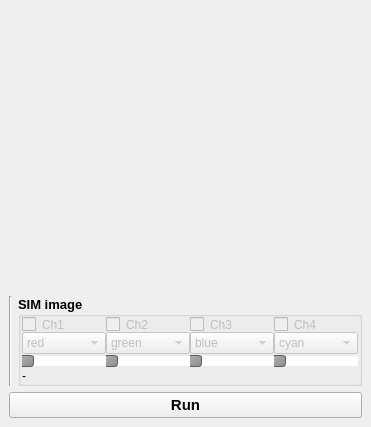
  <widget class="QDockWidget" name="dockWidget">
   <property name="enabled">
    <bool>true</bool>
   </property>
   <property name="sizePolicy">
    <sizepolicy hsizetype="Preferred" vsizetype="Preferred">
     <horstretch>0</horstretch>
     <verstretch>0</verstretch>
    </sizepolicy>
   </property>
   <property name="font">
    <font>
     <pointsize>11</pointsize>
     <weight>75</weight>
     <bold>true</bold>
     <strikeout>false</strikeout>
    </font>
   </property>
   <property name="floating">
    <bool>false</bool>
   </property>
   <property name="features">
    <set>QDockWidget::DockWidgetFloatable|QDockWidget::DockWidgetMovable</set>
   </property>
   <property name="allowedAreas">
    <set>Qt::BottomDockWidgetArea</set>
   </property>
   <property name="windowTitle">
    <string>2D Widget</string>
   </property>
   <attribute name="dockWidgetArea">
    <number>8</number>
   </attribute>
   <widget class="QWidget" name="dockWidgetContents">
    <property name="sizePolicy">
     <sizepolicy hsizetype="Preferred" vsizetype="Expanding">
      <horstretch>0</horstretch>
      <verstretch>0</verstretch>
     </sizepolicy>
    </property>
    <property name="minimumSize">
     <size>
      <width>0</width>
      <height>427</height>
     </size>
    </property>
    <layout class="QVBoxLayout" name="verticalLayout_11">
     <item>
      <widget class="QWidget" name="viewer_container" native="true">
       <property name="sizePolicy">
        <sizepolicy hsizetype="Expanding" vsizetype="Expanding">
         <horstretch>0</horstretch>
         <verstretch>0</verstretch>
        </sizepolicy>
       </property>
       <layout class="QVBoxLayout" name="verticalLayout_13">
        <property name="leftMargin">
         <number>0</number>
        </property>
        <property name="topMargin">
         <number>0</number>
        </property>
        <property name="rightMargin">
         <number>0</number>
        </property>
        <property name="bottomMargin">
         <number>0</number>
        </property>
        <item>
         <layout class="QVBoxLayout" name="viewer_container_layout">
          <property name="spacing">
           <number>6</number>
          </property>
         </layout>
        </item>
       </layout>
      </widget>
     </item>
     <item>
      <widget class="QWidget" name="widget_6" native="true">
       <layout class="QHBoxLayout" name="horizontalLayout_8">
        <property name="spacing">
         <number>6</number>
        </property>
        <property name="leftMargin">
         <number>0</number>
        </property>
        <property name="topMargin">
         <number>0</number>
        </property>
        <property name="rightMargin">
         <number>0</number>
        </property>
        <property name="bottomMargin">
         <number>0</number>
        </property>
        <item>
         <widget class="Line" name="line_3">
          <property name="orientation">
           <enum>Qt::Vertical</enum>
          </property>
         </widget>
        </item>
        <item>
         <widget class="QGroupBox" name="groupBox_confocal_bottom_controls">
          <property name="font">
           <font>
            <pointsize>10</pointsize>
            <weight>75</weight>
            <bold>true</bold>
           </font>
          </property>
          <property name="styleSheet">
           <string notr="true">border-color: qlineargradient(spread:pad, x1:0, y1:0, x2:1, y2:0, stop:0 rgba(0, 0, 0, 255), stop:1 rgba(255, 255, 255, 255));</string>
          </property>
          <property name="title">
           <string>SIM image</string>
          </property>
          <property name="flat">
           <bool>true</bool>
          </property>
          <layout class="QVBoxLayout" name="verticalLayout_15">
           <property name="spacing">
            <number>0</number>
           </property>
           <property name="leftMargin">
            <number>1</number>
           </property>
           <property name="topMargin">
            <number>0</number>
           </property>
           <property name="rightMargin">
            <number>1</number>
           </property>
           <property name="bottomMargin">
            <number>0</number>
           </property>
           <item>
            <widget class="QWidget" name="widget_4" native="true">
             <property name="styleSheet">
              <string notr="true">QSlider::groove:horizontal {
                    border: 1px solid #999999;
                    height: 8px; /* the groove expands to the size of the slider by default. by giving it a height, it has a fixed size */
                    width: 100px;
                    background: qlineargradient(x1:0, y1:0, x2:0, y2:1, stop:0 #B1B1B1, stop:1 #c4c4c4);
                }
QSlider::handle::horizontal:disabled{
	background: #0033cc;
}


QSlider::handle:horizontal {
	background: qlineargradient(x1:0, y1:0, x2:1, y2:1, stop:0 #b4b4b4,stop:1 #8f8f8f);
	border: 1px solid #5c5c5c;
	width: 18px;
	margin: -2px 0; /* handle is placed by default on the contents rect of the groove. Expand outside the groove */
	border-radius: 3px;}
QSlider::handle:horizontal:pressed {
	background: #0033cc;
}

QSlider::add-page:horizontal {
	background: white;
                }
</string>
             </property>
             <layout class="QGridLayout" name="gridLayout_3">
              <property name="leftMargin">
               <number>0</number>
              </property>
              <property name="topMargin">
               <number>0</number>
              </property>
              <property name="rightMargin">
               <number>0</number>
              </property>
              <property name="bottomMargin">
               <number>0</number>
              </property>
              <property name="spacing">
               <number>0</number>
              </property>
              <item row="1" column="3">
               <widget class="QComboBox" name="comboBox_channel3_color">
                <property name="enabled">
                 <bool>false</bool>
                </property>
                <property name="editable">
                 <bool>false</bool>
                </property>
                <property name="currentIndex">
                 <number>3</number>
                </property>
                <item>
                 <property name="text">
                  <string>red</string>
                 </property>
                 <property name="icon">
                  <iconset>
                   <normaloff>:/icon/icons/square-rounded-32-r.png</normaloff>:/icon/icons/square-rounded-32-r.png</iconset>
                 </property>
                </item>
                <item>
                 <property name="text">
                  <string>green</string>
                 </property>
                 <property name="icon">
                  <iconset>
                   <normaloff>:/icon/icons/square-rounded-32-g.png</normaloff>:/icon/icons/square-rounded-32-g.png</iconset>
                 </property>
                </item>
                <item>
                 <property name="text">
                  <string>blue</string>
                 </property>
                 <property name="icon">
                  <iconset>
                   <normaloff>:/icon/icons/square-rounded-32-b.png</normaloff>:/icon/icons/square-rounded-32-b.png</iconset>
                 </property>
                </item>
                <item>
                 <property name="text">
                  <string>cyan</string>
                 </property>
                 <property name="icon">
                  <iconset>
                   <normaloff>:/icon/icons/square-rounded-32-c.png</normaloff>:/icon/icons/square-rounded-32-c.png</iconset>
                 </property>
                </item>
                <item>
                 <property name="text">
                  <string>magenta</string>
                 </property>
                 <property name="icon">
                  <iconset>
                   <normaloff>:/icon/icons/square-rounded-32-m.png</normaloff>:/icon/icons/square-rounded-32-m.png</iconset>
                 </property>
                </item>
                <item>
                 <property name="text">
                  <string>yellow</string>
                 </property>
                 <property name="icon">
                  <iconset>
                   <normaloff>:/icon/icons/square-rounded-32-y.png</normaloff>:/icon/icons/square-rounded-32-y.png</iconset>
                 </property>
                </item>
               </widget>
              </item>
              <item row="1" column="0">
               <widget class="QComboBox" name="comboBox_channel0_color">
                <property name="enabled">
                 <bool>false</bool>
                </property>
                <property name="editable">
                 <bool>false</bool>
                </property>
                <property name="currentIndex">
                 <number>0</number>
                </property>
                <item>
                 <property name="text">
                  <string>red</string>
                 </property>
                 <property name="icon">
                  <iconset>
                   <normaloff>:/icon/icons/square-rounded-32-r.png</normaloff>:/icon/icons/square-rounded-32-r.png</iconset>
                 </property>
                </item>
                <item>
                 <property name="text">
                  <string>green</string>
                 </property>
                 <property name="icon">
                  <iconset>
                   <normaloff>:/icon/icons/square-rounded-32-g.png</normaloff>:/icon/icons/square-rounded-32-g.png</iconset>
                 </property>
                </item>
                <item>
                 <property name="text">
                  <string>blue</string>
                 </property>
                 <property name="icon">
                  <iconset>
                   <normaloff>:/icon/icons/square-rounded-32-b.png</normaloff>:/icon/icons/square-rounded-32-b.png</iconset>
                 </property>
                </item>
                <item>
                 <property name="text">
                  <string>cyan</string>
                 </property>
                 <property name="icon">
                  <iconset>
                   <normaloff>:/icon/icons/square-rounded-32-c.png</normaloff>:/icon/icons/square-rounded-32-c.png</iconset>
                 </property>
                </item>
                <item>
                 <property name="text">
                  <string>magenta</string>
                 </property>
                 <property name="icon">
                  <iconset>
                   <normaloff>:/icon/icons/square-rounded-32-m.png</normaloff>:/icon/icons/square-rounded-32-m.png</iconset>
                 </property>
                </item>
                <item>
                 <property name="text">
                  <string>yellow</string>
                 </property>
                 <property name="icon">
                  <iconset>
                   <normaloff>:/icon/icons/square-rounded-32-y.png</normaloff>:/icon/icons/square-rounded-32-y.png</iconset>
                 </property>
                </item>
               </widget>
              </item>
              <item row="1" column="2">
               <widget class="QComboBox" name="comboBox_channel2_color">
                <property name="enabled">
                 <bool>false</bool>
                </property>
                <property name="editable">
                 <bool>false</bool>
                </property>
                <property name="currentIndex">
                 <number>2</number>
                </property>
                <item>
                 <property name="text">
                  <string>red</string>
                 </property>
                 <property name="icon">
                  <iconset>
                   <normaloff>:/icon/icons/square-rounded-32-r.png</normaloff>:/icon/icons/square-rounded-32-r.png</iconset>
                 </property>
                </item>
                <item>
                 <property name="text">
                  <string>green</string>
                 </property>
                 <property name="icon">
                  <iconset>
                   <normaloff>:/icon/icons/square-rounded-32-g.png</normaloff>:/icon/icons/square-rounded-32-g.png</iconset>
                 </property>
                </item>
                <item>
                 <property name="text">
                  <string>blue</string>
                 </property>
                 <property name="icon">
                  <iconset>
                   <normaloff>:/icon/icons/square-rounded-32-b.png</normaloff>:/icon/icons/square-rounded-32-b.png</iconset>
                 </property>
                </item>
                <item>
                 <property name="text">
                  <string>cyan</string>
                 </property>
                 <property name="icon">
                  <iconset>
                   <normaloff>:/icon/icons/square-rounded-32-c.png</normaloff>:/icon/icons/square-rounded-32-c.png</iconset>
                 </property>
                </item>
                <item>
                 <property name="text">
                  <string>magenta</string>
                 </property>
                 <property name="icon">
                  <iconset>
                   <normaloff>:/icon/icons/square-rounded-32-m.png</normaloff>:/icon/icons/square-rounded-32-m.png</iconset>
                 </property>
                </item>
                <item>
                 <property name="text">
                  <string>yellow</string>
                 </property>
                 <property name="icon">
                  <iconset>
                   <normaloff>:/icon/icons/square-rounded-32-y.png</normaloff>:/icon/icons/square-rounded-32-y.png</iconset>
                 </property>
                </item>
               </widget>
              </item>
              <item row="2" column="2">
               <widget class="QSlider" name="slider_channel2_slice">
                <property name="sizePolicy">
                 <sizepolicy hsizetype="Preferred" vsizetype="Fixed">
                  <horstretch>0</horstretch>
                  <verstretch>0</verstretch>
                 </sizepolicy>
                </property>
                <property name="orientation">
                 <enum>Qt::Horizontal</enum>
                </property>
               </widget>
              </item>
              <item row="0" column="0">
               <widget class="QCheckBox" name="checkBox_channel0">
                <property name="enabled">
                 <bool>false</bool>
                </property>
                <property name="text">
                 <string>Ch1</string>
                </property>
                <property name="checked">
                 <bool>false</bool>
                </property>
               </widget>
              </item>
              <item row="0" column="2">
               <widget class="QCheckBox" name="checkBox_channel2">
                <property name="enabled">
                 <bool>false</bool>
                </property>
                <property name="text">
                 <string>Ch3</string>
                </property>
                <property name="checked">
                 <bool>false</bool>
                </property>
               </widget>
              </item>
              <item row="1" column="1">
               <widget class="QComboBox" name="comboBox_channel1_color">
                <property name="enabled">
                 <bool>false</bool>
                </property>
                <property name="editable">
                 <bool>false</bool>
                </property>
                <property name="currentIndex">
                 <number>1</number>
                </property>
                <item>
                 <property name="text">
                  <string>red</string>
                 </property>
                 <property name="icon">
                  <iconset>
                   <normaloff>:/icon/icons/square-rounded-32-r.png</normaloff>:/icon/icons/square-rounded-32-r.png</iconset>
                 </property>
                </item>
                <item>
                 <property name="text">
                  <string>green</string>
                 </property>
                 <property name="icon">
                  <iconset>
                   <normaloff>:/icon/icons/square-rounded-32-g.png</normaloff>:/icon/icons/square-rounded-32-g.png</iconset>
                 </property>
                </item>
                <item>
                 <property name="text">
                  <string>blue</string>
                 </property>
                 <property name="icon">
                  <iconset>
                   <normaloff>:/icon/icons/square-rounded-32-b.png</normaloff>:/icon/icons/square-rounded-32-b.png</iconset>
                 </property>
                </item>
                <item>
                 <property name="text">
                  <string>cyan</string>
                 </property>
                 <property name="icon">
                  <iconset>
                   <normaloff>:/icon/icons/square-rounded-32-c.png</normaloff>:/icon/icons/square-rounded-32-c.png</iconset>
                 </property>
                </item>
                <item>
                 <property name="text">
                  <string>magenta</string>
                 </property>
                 <property name="icon">
                  <iconset>
                   <normaloff>:/icon/icons/square-rounded-32-m.png</normaloff>:/icon/icons/square-rounded-32-m.png</iconset>
                 </property>
                </item>
                <item>
                 <property name="text">
                  <string>yellow</string>
                 </property>
                 <property name="icon">
                  <iconset>
                   <normaloff>:/icon/icons/square-rounded-32-y.png</normaloff>:/icon/icons/square-rounded-32-y.png</iconset>
                 </property>
                </item>
               </widget>
              </item>
              <item row="3" column="0" colspan="4">
               <widget class="QLabel" name="label_info">
                <property name="lineWidth">
                 <number>1</number>
                </property>
                <property name="text">
                 <string>-</string>
                </property>
               </widget>
              </item>
              <item row="0" column="1">
               <widget class="QCheckBox" name="checkBox_channel1">
                <property name="enabled">
                 <bool>false</bool>
                </property>
                <property name="styleSheet">
                 <string notr="true"/>
                </property>
                <property name="text">
                 <string>Ch2</string>
                </property>
                <property name="checked">
                 <bool>false</bool>
                </property>
               </widget>
              </item>
              <item row="2" column="3">
               <widget class="QSlider" name="slider_channel3_slice">
                <property name="sizePolicy">
                 <sizepolicy hsizetype="Preferred" vsizetype="Fixed">
                  <horstretch>0</horstretch>
                  <verstretch>0</verstretch>
                 </sizepolicy>
                </property>
                <property name="orientation">
                 <enum>Qt::Horizontal</enum>
                </property>
               </widget>
              </item>
              <item row="0" column="3">
               <widget class="QCheckBox" name="checkBox_channel3">
                <property name="enabled">
                 <bool>false</bool>
                </property>
                <property name="text">
                 <string>Ch4</string>
                </property>
                <property name="checked">
                 <bool>false</bool>
                </property>
               </widget>
              </item>
              <item row="2" column="0">
               <widget class="QSlider" name="slider_channel0_slice">
                <property name="enabled">
                 <bool>true</bool>
                </property>
                <property name="sizePolicy">
                 <sizepolicy hsizetype="Preferred" vsizetype="Fixed">
                  <horstretch>0</horstretch>
                  <verstretch>0</verstretch>
                 </sizepolicy>
                </property>
                <property name="styleSheet">
                 <string notr="true"/>
                </property>
                <property name="singleStep">
                 <number>1</number>
                </property>
                <property name="sliderPosition">
                 <number>0</number>
                </property>
                <property name="orientation">
                 <enum>Qt::Horizontal</enum>
                </property>
                <property name="invertedAppearance">
                 <bool>false</bool>
                </property>
                <property name="invertedControls">
                 <bool>true</bool>
                </property>
               </widget>
              </item>
              <item row="2" column="1">
               <widget class="QSlider" name="slider_channel1_slice">
                <property name="sizePolicy">
                 <sizepolicy hsizetype="Preferred" vsizetype="Fixed">
                  <horstretch>0</horstretch>
                  <verstretch>0</verstretch>
                 </sizepolicy>
                </property>
                <property name="orientation">
                 <enum>Qt::Horizontal</enum>
                </property>
               </widget>
              </item>
             </layout>
            </widget>
           </item>
          </layout>
         </widget>
        </item>
       </layout>
      </widget>
     </item>
     <item>
      <widget class="QPushButton" name="pushButton_process">
       <property name="enabled">
        <bool>true</bool>
       </property>
       <property name="text">
        <string>Run</string>
       </property>
      </widget>
     </item>
    </layout>
   </widget>
  </widget>
